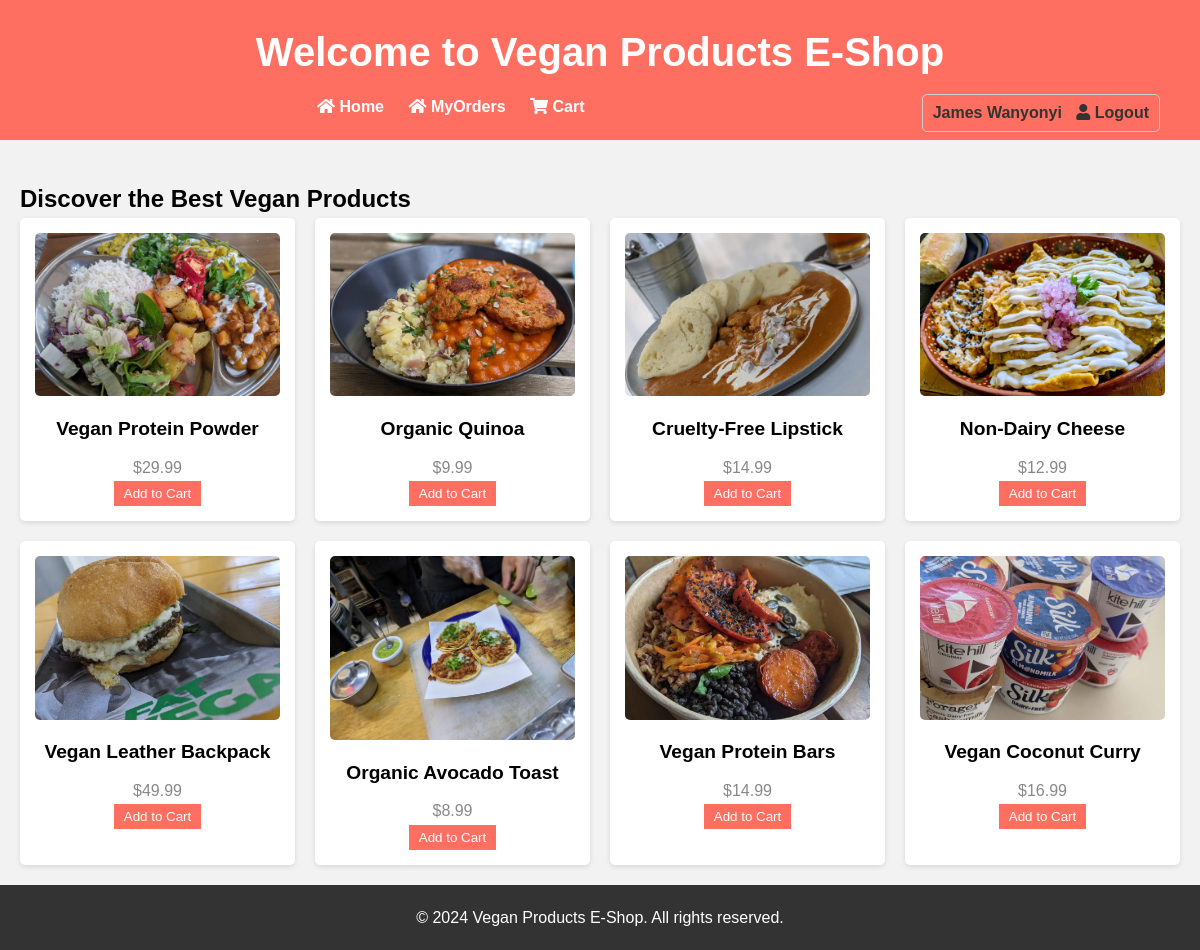
Page /dashboard.php (signed in) on the committed database.
### tables this page shows
CREATE TABLE `users` (
  `id` int(11) NOT NULL,
  `Name` varchar(128) NOT NULL,
  `phone` varchar(128) NOT NULL,
  `email` varchar(128) NOT NULL,
  `password` varchar(255) NOT NULL
);

CREATE TABLE `products` (
  `product_id` int(11) NOT NULL,
  `name` varchar(100) NOT NULL,
  `description` text DEFAULT NULL,
  `price` decimal(10,2) NOT NULL,
  `image_url` varchar(255) DEFAULT NULL,
  `stock_quantity` int(11) NOT NULL
);

### dashboard.php (the view, shortened to what this page needs)
<?php
include 'config/db.php';
$sql = "SELECT * FROM products";
$result = mysqli_query($connection, $sql);
$products = mysqli_fetch_all($result, MYSQLI_ASSOC);
$userId = $_SESSION['user_id'];
$userNameQuery = "SELECT name FROM users WHERE id = $userId";
$userNameResult = mysqli_query($connection, $userNameQuery);
$userName = 'Guest';
if ($userNameResult && mysqli_num_rows($userNameResult) > 0) {
    $userNameRow = mysqli_fetch_assoc($userNameResult);
    $userName = $userNameRow['name'];
}
?>
<!DOCTYPE html>
<html lang="en">
<head>
    <link rel="stylesheet" href="css/index.css">
    <link rel="stylesheet" href="https://cdnjs.cloudflare.com/ajax/libs/font-awesome/5.15.4/css/all.min.css">
</head>
<body>
<header>
        <h1>Welcome to Vegan Products E-Shop</h1>
        <nav>
            <ul>
                <li><a href="dashboard.php"><i class="fas fa-home"></i> Home</a></li>
                <li><a href="myorders.php"><i class="fas fa-home"></i> MyOrders</a></li>
                <li>
    <a href="cart.php">
        <i class="fas fa-shopping-cart"></i> Cart
    </a>
</li>
                <li>
                    <div class="user-info-logout">
                        <span class="user-info"><?php echo $userName; ?></span>
                        <a href="logout.php"><i class="fas fa-user"></i> Logout</a>
                    </div>
                </li>
            </ul>
        </nav>
    </header>
    <main>
        <section class="products">
            <h2>Discover the Best Vegan Products</h2>
            <div class="product-container">
                <?php foreach($products as $product): ?>
                    <div class="product" data-product-id="<?php echo $product['product_id']; ?>" data-product-name="<?php echo $product['name']; ?>" data-product-price="<?php echo $product['price']; ?>">
                        <img src="images/<?php echo $product['image_url']; ?>" alt="<?php echo $product['name']; ?>">
                        <h3><?php echo $product['name']; ?></h3>
                        <p>$<?php echo $product['price']; ?></p>
                        <button class="add-to-cart-btn">Add to Cart</button>
                    </div>
                <?php endforeach; ?>
            </div>
        </section>
    </main>
    <footer>
        <p>&copy; <?php echo date("Y"); ?> Vegan Products E-Shop. All rights reserved.</p>
    </footer>
</body>
</html>

### index.css (style rules this page uses)
* { margin: 0; padding: 0; box-sizing: border-box; }
body { font-family: Arial, sans-serif; background-color: #f2f2f2; line-height: 1.6; }
header { background-color: #ff6f61; color: #fff; padding: 20px; text-align: center; }
header h1 { font-size: 2.5rem; margin-bottom: 10px; }
nav ul { list-style-type: none; }
nav ul li { display: inline; margin-right: 20px; }
nav ul li a { color: #fff; text-decoration: none; font-weight: bold; }
main { padding: 20px; }
.products { margin-top: 20px; }
.product-container { display: grid; grid-template-columns: repeat(auto-fit, minmax(250px, 1fr)); grid-gap: 20px; }
.product { background-color: #fff; border-radius: 5px; padding: 15px; text-align: center; box-shadow: 0 2px 5px rgba(0, 0, 0, 0.1); }
.product img { width: 100%; max-height: 200px; object-fit: cover; border-radius: 5px; margin-bottom: 10px; }
.product h3 { font-size: 1.2rem; margin-bottom: 10px; }
.product p { font-size: 1rem; color: #888; }
.user-info-logout { float: right; margin-right: 20px; border: 1px solid #ccc; padding: 5px 10px; border-radius: 5px; }
.user-info { font-size: 16px; color: #333; font-weight: bold; margin-right: 10px; }
.user-info-logout a { text-decoration: none; color: #333; }
footer { background-color: #333; color: #fff; padding: 20px; text-align: center; }

### dashboard.php (style rules this page uses)
.product { transition: all 0.3s ease-in; }
.add-to-cart-btn { background-color: #ff6f61; color: #fff; border: none; padding: 5px 10px; cursor: pointer; }

### rows in the picture
users: Name "James Wanyonyi"
products: image_url (picture), name "Vegan Protein Powder", price "29.99"
products: image_url (picture), name "Organic Quinoa", price "9.99"
products: image_url (picture), name "Cruelty-Free Lipstick", price "14.99"
products: image_url (picture), name "Non-Dairy Cheese", price "12.99"
products: image_url (picture), name "Vegan Leather Backpack", price "49.99"
products: image_url (picture), name "Organic Avocado Toast", price "8.99"
products: image_url (picture), name "Vegan Protein Bars", price "14.99"
products: image_url (picture), name "Vegan Coconut Curry", price "16.99"
